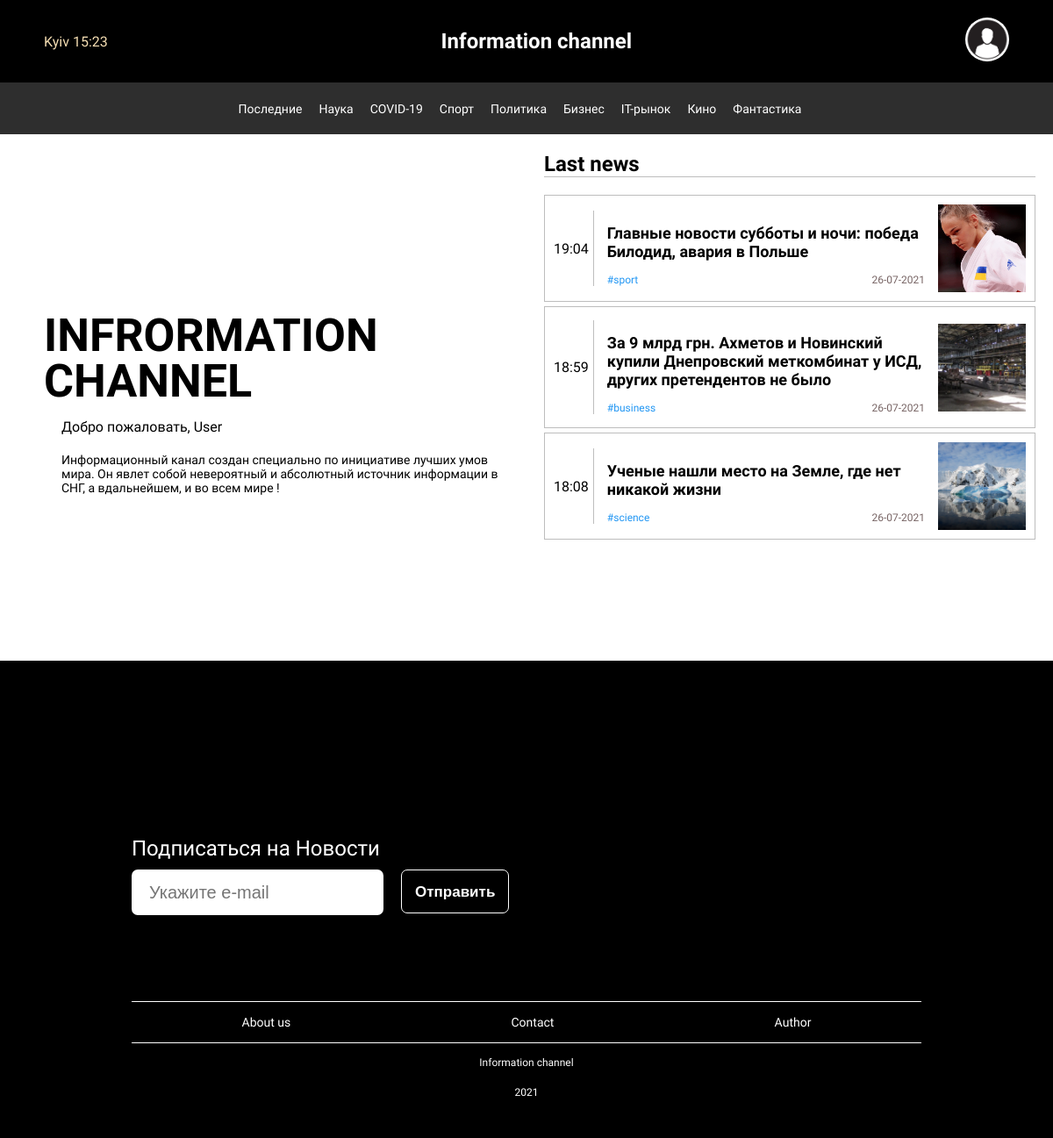
The page / (signed in) on the database its author committed.
### tables this page shows
CREATE TABLE `categories` (
  `id` int NOT NULL,
  `name` text NOT NULL,
  `tegs` text NOT NULL
);

CREATE TABLE `news` (
  `id` int NOT NULL,
  `title` text NOT NULL,
  `text` text NOT NULL,
  `time` datetime NOT NULL DEFAULT CURRENT_TIMESTAMP,
  `categories` text NOT NULL,
  `img` varchar(255) NOT NULL
);

### core/View.php (called while the page is built, shortened)
<?php
	class View
	{
		public function render(Page $page) {
			return $this->renderLayout($page, $this->renderView($page));
		}
		private function renderLayout(Page $page, $content) {
			$layoutPath = $_SERVER['DOCUMENT_ROOT'] . "/project/layouts/{$page->layout}.php";
			if (file_exists($layoutPath)) {
					include $layoutPath;
				return ob_get_clean();
			} else {
				echo "Не найден файл с лейаутом по пути $layoutPath"; die();
			}
		}
		private function renderView(Page $page) {
			if ($page->view) {
				$viewPath = $_SERVER['DOCUMENT_ROOT'] . "/project/views/{$page->view}.php";
				if (file_exists($viewPath)) {
						$data = $page->data;
						extract($data);
						include $viewPath;
					return ob_get_clean();
				} else {
					echo "Не найден файл с представлением по пути $viewPath"; die();
				}
			}
		}
	}

### lib/db.php (called while the page is built, shortened)
<?php
class db {
    private $mysqli;
    public function __construct()
    {
        $this->mysqli = new mysqli('localhost', 'root','', 'ichannel');
    }
    public function query($table){
        $query = "SELECT * FROM `$table`";
        $result = mysqli_query($this->mysqli, $query);
        return mysqli_fetch_all($result, MYSQLI_ASSOC);
    }
    public function queryTableLimit($table, $limit){
        $query = "SELECT * FROM `$table` ORDER BY `$table`.`time` DESC LIMIT $limit";
        $result = mysqli_query($this->mysqli, $query);
        return mysqli_fetch_all($result, MYSQLI_ASSOC);
    }
}

### project/views/main/main.php (the view, shortened to what this page needs)
<?php
$array = ( new db ) ->queryTableLimit('news',3);
?>
<div class="container_strat">
    <div class="left_content">
        <div class="text_information">
            <h1 class="h1_inform">
                INFRORMATION <p style="margin: 0;">CHANNEL
            </h1>
            <div class="text_info">
                <p style=" font-size:16px; margin-bottom: 10px;">Добро пожаловать, <?=$_SESSION['name']?> </p>
                <p>Информационный канал создан специально по инициативе лучших умов мира. Он явлет собой невероятный и абсолютный источник информации в СНГ, а вдальнейшем, и во всем мире !</p>
            </div>
        </div>
    </div>
    <div class="right_content">
        <div class="content_news_main">
            <div class="title_main">
                Last news
            </div>
                <div class="container">
                    <?php foreach($array as $arr):?>
                        <div class="col">
                            <div class="time"><?$date_sql = strtotime( $arr['time']); echo date( 'H:i', $date_sql );?></div>
                            <div class="text_container">
                                <a style="color: black;" href="/page/<?=$arr['id']?>">
                                    <div class="title_container">  <?=$arr['title']?>  </div>
                                </a>
                                <div class="tags">
                                <a href="/category/<?=$arr['categories']?>" class="tegs">
                                    #<?=$arr['categories']?>
                                </a>
                                <div class="tegs" style="float: right;">
                                    <?$date_sql = strtotime( $arr['time']); echo date( 'd-m-Y', $date_sql )?>
                                </div>
                                </div>
                            </div>
                            <img src="/project/img/<?=$arr['img']?>" alt="" style="height: 100px; width:100px">
                        </div>
                    <?php endforeach?>
                </div>
        </div>
     </div>
</div>

### project/layouts/default.php (shortened to what this page needs)
<?php
$db = new db;
$array = $db->query('categories');
?>
<?php if(!empty($_SESSION['name'])):?>
    <?php $arrayFromURI = explode('/', $_SERVER['REQUEST_URI'])?>
    <?php if($arrayFromURI[1] === 'admin'):?>
        <?php if(trim($_SESSION['name']) === 'Админ'):?>
        <!DOCTYPE html>
        <html lang="en">
        <head>
            <meta charset="UTF-8">
            <meta name="viewport" content="width=device-width, initial-scale=1.0">
            <title>Document</title>
            <link rel="stylesheet" href="/project/webroot/admin_styles.css">
        </head>
        <body>
            <header class="admin_header">
                    <h1 class="admin_h1">Admin panel</h1>
                    <a href="/" class="logout">Назад</a>
                </header>
            <div class="admin_container">
                <div class="admin_menu">
                    <div class="a_cols">
                        <a href="/admin"><div class="a_col">My WebSite</div></a>
                        <a href="/admin/catalog"><div class="a_col">Catalog</div></a>
                        <a href="/admin/news"><div class="a_col">News</div></a>
                        <a href="/admin/users"><div class="a_col">Users</div></a>
                        <a href="/admin/comments"><div class="a_col">Comments</div></a>
                    </div>
                    <footer class="admin_footer"><div class="text_footer">E-Starter© 2021 v1</div></footer>
                </div>
                <div class="admin_content">
                    <?=$content?>
                </div>
            </div>
        <script>
            var checkboxes = document.querySelectorAll('input.thing'),
            checkall = document.getElementById('checkall');
        for(var i=0; i<checkboxes.length; i++) {
            checkboxes[i].onclick = function() {
                var checkedCount = document.querySelectorAll('input.thing:checked').length;
                checkall.checked = checkedCount > 0;
                checkall.indeterminate = checkedCount > 0 && checkedCount < checkboxes.length;
            }
        }
        checkall.onclick = function() {
            for(var i=0; i<checkboxes.length; i++) {
                checkboxes[i].checked = this.checked;
            }
        }
        </script>
        </body>
        </html>
        <?php else: header('Location:/')?>
        <?php endif?>
    <?php else:?>
<!DOCTYPE html>
<html>
	<head>
    <link rel="stylesheet" href="/project/webroot/wq.css">
	</head>
	<body>
  <header>
        <div class="time_header">Kyiv <?php echo date("H:i");?> </div>
        <div>
            <a class="text_header" style="color: white;" href="/">Information channel</a>
        </div>
           <div class="log_out_header">
              <img src="/project/img/<?php echo $_SESSION['img']?>" alt="" onclick="myFunction()" class="dropbtn">
            </div>
    </header>
    <div class="catalog">
        <?php foreach($array as $arrs):?>
     <?php
        $arrayFromURI = explode('/', $_SERVER['REQUEST_URI']);
        if(!empty($arrayFromURI[2]))
        {
            if($arrs['tegs'] == $arrayFromURI[2]){
                $styleborder = 'border-bottom: 1px solid;';
            }else{
                $styleborder = 'border-bottom: none;';
            }
        }else{
            $styleborder = 'border-bottom: none;';
        }
        ?>
            <a style="<?php echo $styleborder?>" href="/category/<?php echo $arrs['tegs']?>" class="catalog_link"><?php echo $arrs['name']?></a>
        <?php endforeach?>
    </div>
   <?php echo $content?>
  <footer>
        <div class="footer_container">
            <div class="form">
            Подписаться на Новости
            <div class="email_sub">
                <form action="" method="post" class="form_footer">
                    <input type="text" name="email" placeholder="Укажите e-mail" required>
                    <input type="submit" value="Отправить">
                </form>
            </div>
        </div>
        <div class="link_footer">
            <a class="link_footer_style" href="/about">About us</a>
            <a class="link_footer_style" href="/contact">Contact</a>
            <a class="link_footer_style" href="/author">Author</a>
        </div>
        <div class="text_footer">
            Information channel <p>2021
        </div>
        </div>
    </footer>
	</body>
</html>
<?php endif?>
<?php endif?>

### project/webroot/wq.css (style rules this page uses)
html, body { padding: 0; margin: 0; font-family: 'Comfortaa', cursive; }
img { object-fit:cover }
a { text-decoration: none; color: #2196f3; }
h1 { line-height: 1em; }
header { padding: 20px 50px; background: #000000; display: flex; align-items: center; justify-content: space-between; color: white; }
.time_header { color: wheat; }
.text_header { font-size: 24px; font-weight: 900; }
.catalog { padding: 20px 50px; background: #2e2e2e; color: white; text-align: center; }
.catalog_link { font-size: 14px; color: white; margin-right: 15px; }
.container { margin: 15px; }
.tags { color: #776464; margin-top: 10px; margin-right: 10px; font-size: 12px; }
.title_main { font-size: 24px; font-weight: bold; border-bottom: 1px solid #bdbdbd; margin: 20px; }
.col { margin: 5px; padding: 10px; border: 1px solid #bdbdbd; display: flex; align-items: center; }
.title_container { margin: 15px 0; font-size: 18px; font-weight: 900; }
.text_container { font-size: 14px; margin: 5px; border-left: 1px solid #bdbdbd; padding-left: 15px; }
footer { background: black; }
.footer_container { width: 900px; margin: 0 auto; padding-top: 200px; }
.form { color: white; font-size: 24px; margin-bottom: 100px; }
.email_sub { height: 50px; margin: 10px 0; display: flex; }
.link_footer { display: flex; justify-content: space-around; margin-top: 30px; border-top: 1px solid white; padding-top: 15px; }
.link_footer_style { color: white; font-size: 14px; }
.text_footer { color: white; text-align: center; font-size: 12px; border-top: 1px solid; padding: 15px; margin-top: 15px; padding-bottom: 25px; }
p { margin: 20px; }
.form_footer { display: flex; }
input[type="text"] { border-radius: 7px; height: 50px; border: none; width: 100%; font-size: 20px; margin-right: 20px; padding-left: 20px; }
input[type="submit"] { font-size: 17px; padding: 15px; border-radius: 7px; font-weight: bold; background: black; color: white; border: 1px solid; }
.container_strat { display: flex; }
.left_content { width: 50%; height: 75vh; display: flex; align-items: center; }
.text_information { margin-left: 50px; }
.text_info { font-size: 14px; margin-top: -18px; }
h1.h1_inform { font-size: 52px; }
.right_content { width: 50%; }
.dropbtn { height: 50px; width: 50px; border-radius: 30px; position: relative; display: inline-block; cursor: pointer; }
.log_out_header { display: inline-block; }

### rows shown on the page
categories: name "Последние"
categories: name "Наука"
categories: name "COVID-19"
categories: name "Спорт"
categories: name "Политика"
categories: name "Бизнес"
categories: name "IT-рынок"
categories: name "Кино"
categories: name "Фантастика"
news: time "19:04", title "Главные новости субботы и ночи: победа Билодид, авария в Польше", categories "sport", time "26-07-2021", img (picture)
news: time "18:59", title "За 9 млрд грн. Ахметов и Новинский купили Днепровский меткомбинат у ИСД, других претендентов не было", categories "business", time "26-07-2021", img (picture)
news: time "18:08", title "Ученые нашли место на Земле, где нет никакой жизни", categories "science", time "26-07-2021", img (picture)

### other values the page prints
$_SESSION['name'] "User"
